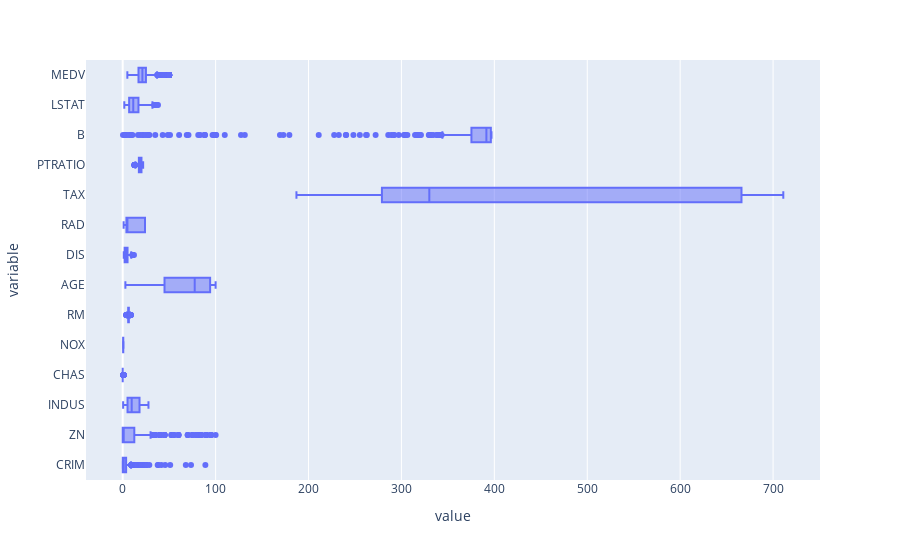

Notebook code for this chart:
### Markdown cell above
## Outliers

### Code cell
fig = px.box(df, x=df.columns)
fig.show()

### Figure 1 — Plotly figure (JSON) as saved in the notebook; plotly's stock layout.template omitted (floating-point values rounded to 4 significant figures; data arrays with more than 128 entries replaced by an {"elided": "..."} marker saying what was removed)
{"data": [{"alignmentgroup": "True", "hovertemplate": "value=%{x}<br>variable=%{y}<extra></extra>", "legendgroup": "", "marker": {"color": "#636efa"}, "name": "", "notched": false, "offsetgroup": "", "orientation": "h", "showlegend": false, "type": "box", "x": {"elided": "7084 float values"}, "x0": " ", "xaxis": "x", "y": {"elided": "7084 str values"}, "y0": " ", "yaxis": "y"}], "layout": {"boxmode": "group", "legend": {"tracegroupgap": 0}, "margin": {"t": 60}, "xaxis": {"anchor": "y", "domain": [0, 1], "title": {"text": "value"}}, "yaxis": {"anchor": "x", "domain": [0, 1], "title": {"text": "variable"}}}}
